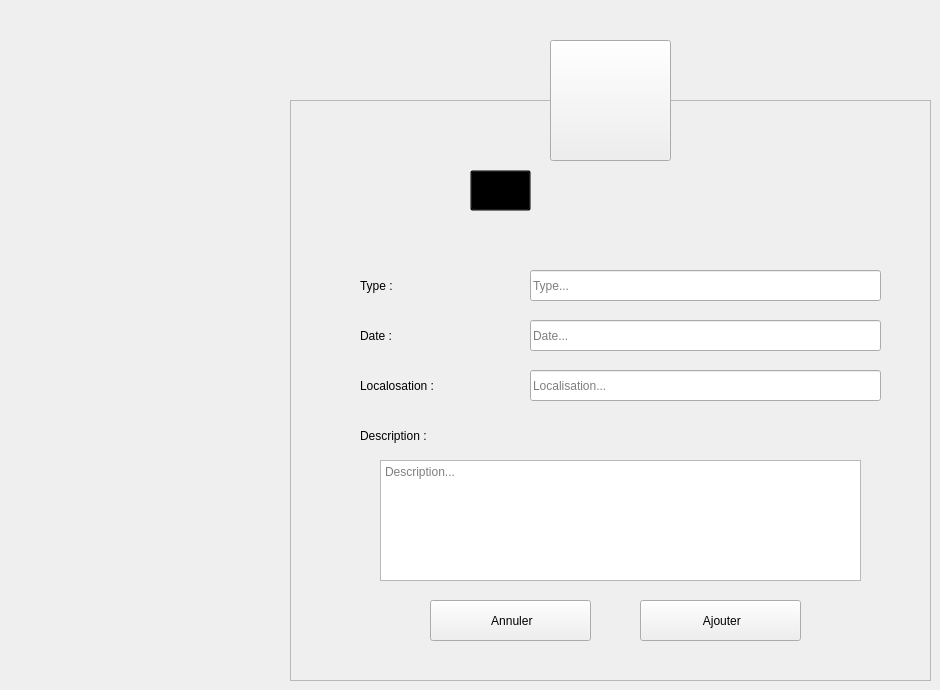
    <widget class="QWidget" name="Ajouter_affaire">
     <widget class="QToolButton" name="toolButton_8">
      <property name="geometry">
       <rect>
        <x>550</x>
        <y>40</y>
        <width>121</width>
        <height>121</height>
       </rect>
      </property>
      <property name="styleSheet">
       <string notr="true"/>
      </property>
      <property name="text">
       <string/>
      </property>
      <property name="icon">
       <iconset resource="Recources.qrc">
        <normaloff>:/Recources/Images/judge.png</normaloff>:/Recources/Images/judge.png</iconset>
      </property>
      <property name="iconSize">
       <size>
        <width>64</width>
        <height>64</height>
       </size>
      </property>
     </widget>
     <widget class="QFrame" name="frame_8">
      <property name="geometry">
       <rect>
        <x>290</x>
        <y>100</y>
        <width>641</width>
        <height>581</height>
       </rect>
      </property>
      <property name="styleSheet">
       <string notr="true"/>
      </property>
      <property name="frameShape">
       <enum>QFrame::StyledPanel</enum>
      </property>
      <property name="frameShadow">
       <enum>QFrame::Raised</enum>
      </property>
      <widget class="QLabel" name="L_AjouterAffaire">
       <property name="geometry">
        <rect>
         <x>230</x>
         <y>70</y>
         <width>281</width>
         <height>41</height>
        </rect>
       </property>
       <property name="font">
        <font>
         <family>century gothic</family>
         <pointsize>-1</pointsize>
         <weight>75</weight>
         <bold>true</bold>
        </font>
       </property>
       <property name="styleSheet">
        <string notr="true">background: transparent;</string>
       </property>
       <property name="text">
        <string>Ajouter un Affaire</string>
       </property>
      </widget>
      <widget class="QLabel" name="L_ATypeAffaire">
       <property name="geometry">
        <rect>
         <x>70</x>
         <y>170</y>
         <width>121</width>
         <height>31</height>
        </rect>
       </property>
       <property name="styleSheet">
        <string notr="true">background: transparent;</string>
       </property>
       <property name="text">
        <string>Type :</string>
       </property>
      </widget>
      <widget class="QLabel" name="L_ADateAffaire">
       <property name="geometry">
        <rect>
         <x>70</x>
         <y>220</y>
         <width>121</width>
         <height>31</height>
        </rect>
       </property>
       <property name="styleSheet">
        <string notr="true">background: transparent;</string>
       </property>
       <property name="text">
        <string>Date :</string>
       </property>
      </widget>
      <widget class="QLabel" name="L_ALocalAffaire">
       <property name="geometry">
        <rect>
         <x>70</x>
         <y>270</y>
         <width>151</width>
         <height>31</height>
        </rect>
       </property>
       <property name="styleSheet">
        <string notr="true">background: transparent;</string>
       </property>
       <property name="text">
        <string>Localosation :</string>
       </property>
      </widget>
      <widget class="QLineEdit" name="LE_ATypeAffaire">
       <property name="geometry">
        <rect>
         <x>240</x>
         <y>170</y>
         <width>351</width>
         <height>31</height>
        </rect>
       </property>
       <property name="placeholderText">
        <string>Type...</string>
       </property>
      </widget>
      <widget class="QLineEdit" name="LE_ADateAffaire">
       <property name="geometry">
        <rect>
         <x>240</x>
         <y>220</y>
         <width>351</width>
         <height>31</height>
        </rect>
       </property>
       <property name="placeholderText">
        <string>Date...</string>
       </property>
      </widget>
      <widget class="QLineEdit" name="LE_ALocalAffaire">
       <property name="geometry">
        <rect>
         <x>240</x>
         <y>270</y>
         <width>351</width>
         <height>31</height>
        </rect>
       </property>
       <property name="placeholderText">
        <string>Localisation...</string>
       </property>
      </widget>
      <widget class="QPushButton" name="B_AConfirmerAffaire">
       <property name="geometry">
        <rect>
         <x>350</x>
         <y>500</y>
         <width>161</width>
         <height>41</height>
        </rect>
       </property>
       <property name="text">
        <string> Ajouter</string>
       </property>
       <property name="icon">
        <iconset resource="Recources.qrc">
         <normaloff>:/Recources/Images/confirm.png</normaloff>:/Recources/Images/confirm.png</iconset>
       </property>
       <property name="iconSize">
        <size>
         <width>20</width>
         <height>20</height>
        </size>
       </property>
      </widget>
      <widget class="QPushButton" name="B_AAnnulerAffaire">
       <property name="geometry">
        <rect>
         <x>140</x>
         <y>500</y>
         <width>161</width>
         <height>41</height>
        </rect>
       </property>
       <property name="text">
        <string> Annuler</string>
       </property>
       <property name="icon">
        <iconset resource="Recources.qrc">
         <normaloff>:/Recources/Images/close.png</normaloff>:/Recources/Images/close.png</iconset>
       </property>
       <property name="iconSize">
        <size>
         <width>16</width>
         <height>16</height>
        </size>
       </property>
      </widget>
      <widget class="QToolButton" name="toolButton_9">
       <property name="geometry">
        <rect>
         <x>180</x>
         <y>70</y>
         <width>61</width>
         <height>41</height>
        </rect>
       </property>
       <property name="styleSheet">
        <string notr="true">background: transparent;</string>
       </property>
       <property name="text">
        <string/>
       </property>
       <property name="icon">
        <iconset resource="Recources.qrc">
         <normaloff>:/Recources/Images/add-user.png</normaloff>:/Recources/Images/add-user.png</iconset>
       </property>
       <property name="iconSize">
        <size>
         <width>30</width>
         <height>30</height>
        </size>
       </property>
      </widget>
      <widget class="QLabel" name="L_ADescAffaire">
       <property name="geometry">
        <rect>
         <x>70</x>
         <y>320</y>
         <width>151</width>
         <height>31</height>
        </rect>
       </property>
       <property name="styleSheet">
        <string notr="true">background: transparent;</string>
       </property>
       <property name="text">
        <string>Description :</string>
       </property>
      </widget>
      <widget class="QTextEdit" name="TX_ADescAffaire">
       <property name="geometry">
        <rect>
         <x>90</x>
         <y>360</y>
         <width>481</width>
         <height>121</height>
        </rect>
       </property>
       <property name="styleSheet">
        <string notr="true"/>
       </property>
       <property name="placeholderText">
        <string>Description...</string>
       </property>
      </widget>
     </widget>
     <zorder>frame_8</zorder>
     <zorder>toolButton_8</zorder>
    </widget>
